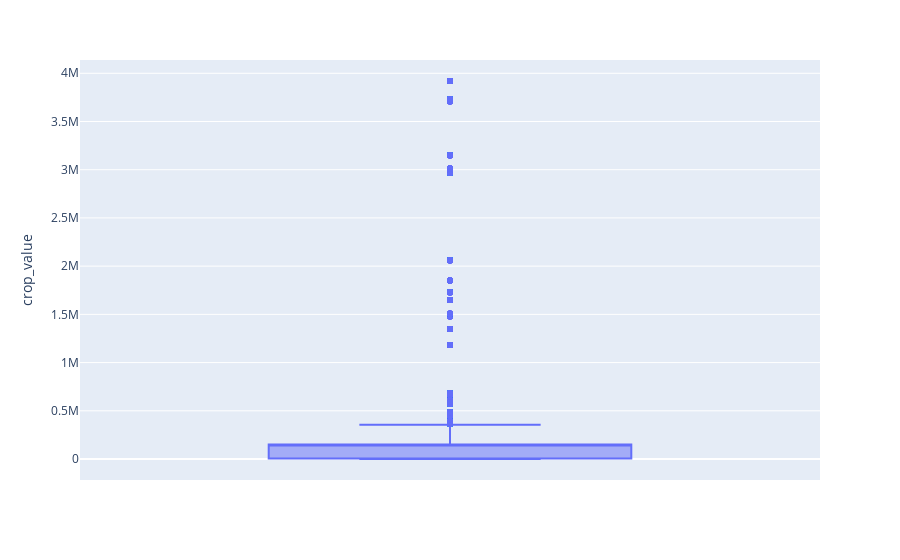

The cell this chart's notebook holds for it:
### Code cell
import plotly.express as px
fig = px.box(df_irishdata, y='crop_value')
fig.show()

### Figure 1 — Plotly figure (JSON) as saved in the notebook; plotly's stock layout.template omitted (floating-point values rounded to 4 significant figures; data arrays with more than 128 entries replaced by an {"elided": "..."} marker saying what was removed)
{"data": [{"alignmentgroup": "True", "hovertemplate": "crop_value=%{y}<extra></extra>", "legendgroup": "", "marker": {"color": "#636efa"}, "name": "", "notched": false, "offsetgroup": "", "orientation": "v", "showlegend": false, "type": "box", "x0": " ", "xaxis": "x", "y": {"elided": "57660 float values"}, "y0": " ", "yaxis": "y"}], "layout": {"boxmode": "group", "legend": {"tracegroupgap": 0}, "margin": {"t": 60}, "xaxis": {"anchor": "y", "domain": [0, 1]}, "yaxis": {"anchor": "x", "domain": [0, 1], "title": {"text": "crop_value"}}}}
